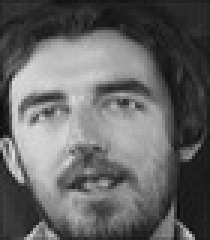
#> input picture ORL/102_11.jpg, 70 x 80 px (shown 3 times larger); its folder holds 4 pictures in this run
$ python DBSCAN.py
#> lines starting #> are read from the running program, lines starting #| are printed output that depends on the picture

from sklearn.neighbors import NearestNeighbors
import os
import cv2
import matplotlib.pyplot as plt
from sklearn.cluster import DBSCAN
# load the image
import numpy as np
from sklearn.decomposition import PCA
import glob
import shutil
import os
import math

img2 =[]


for file_name in os.listdir("ORL/"):
    matrix = np.array((cv2.imread("ORL/" + file_name))).reshape((cv2.imread("ORL/" + file_name)).size)
#> matrix = 16800 values, max 227 at index 10722, min 13 at index 8190, mean 100.6
    img2.append(matrix)


neighb = NearestNeighbors(n_neighbors=2) # creating an object of the NearestNeighbors class
nbrs=neighb.fit(img2) # fitting the data to the object
distances,indices=nbrs.kneighbors(img2)
distances = np.sort(distances, axis = 0) # sorting the distances
distances = distances[:, 1] # taking the second column of the sorted distances
plt.rcParams['figure.figsize'] = (5,3) # setting the figure size
plt.plot(distances) # plotting the distances
plt.show()
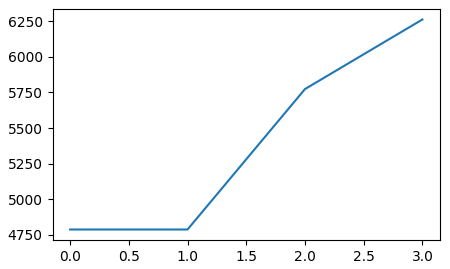
#> figure drawn by matplotlib, 1 panel

# pca = PCA(2)
# #Transform the data
# df = pca.fit_transform(img2)


#4000 , 3  , 3500 , 3
dbscan = DBSCAN(eps = 4000, min_samples =3)
db = dbscan.fit(img2)
labels = db.labels_
print(db)
print(labels)
#Getting unique labels

u_labels = np.unique(labels)
print(u_labels)


counter=0
for file_name in os.listdir("ORL/"):
    src_dir = "ORL/"+file_name
    if labels[counter] != -1:
        dst_dir = "DBSCAN/"+str(labels[counter])
        if not os.path.exists("DBSCAN/"+str(labels[counter])):
            os.mkdir("DBSCAN/"+str(labels[counter]))
        shutil.copy(src_dir,dst_dir)
    counter+=1
